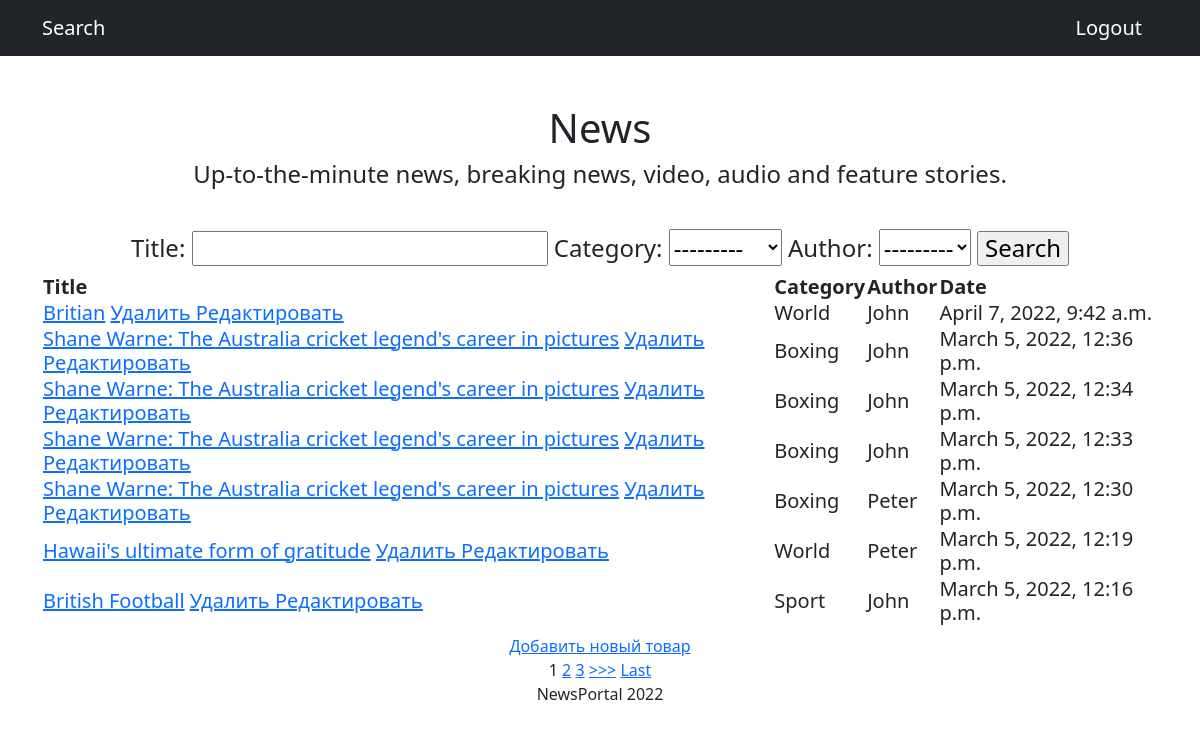
Before: /news/ with the older database file.
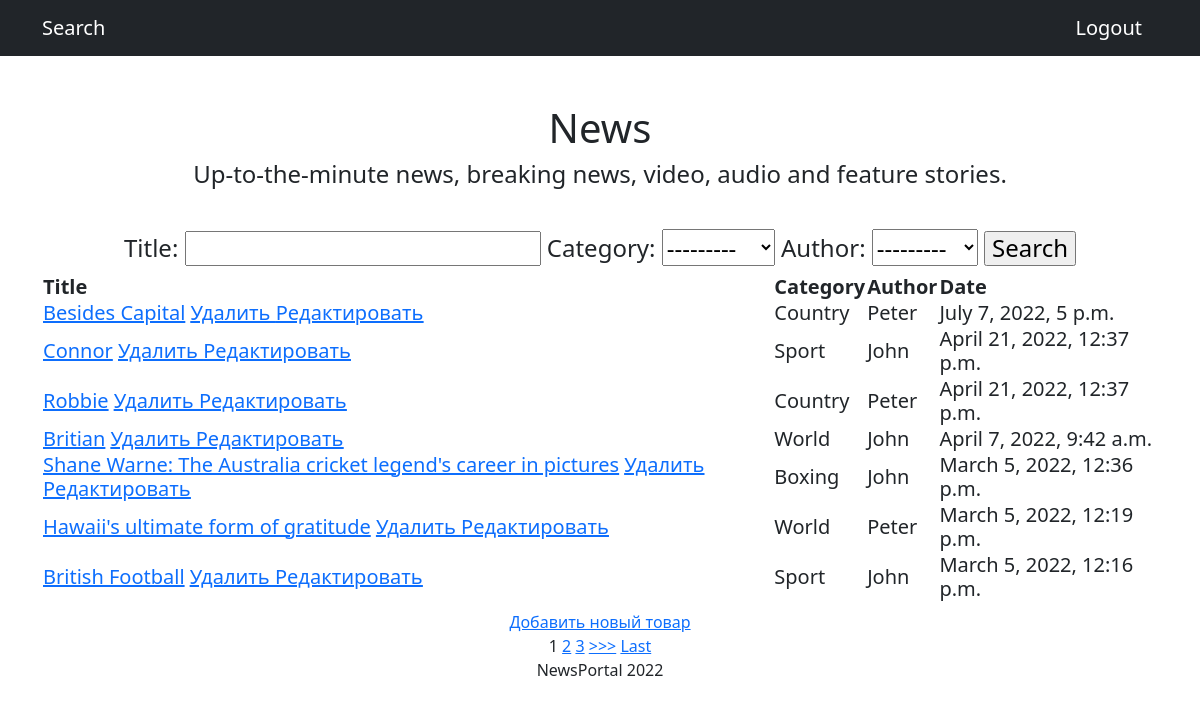
After: the same page with the newer database file.
### news/models.py (models this page shows, shortened)
class New(models.Model):
    title = models.CharField(max_length=64, null=True, blank=True)
    text = models.TextField(max_length=356, null=True, blank=True)
    category = models.ForeignKey('Category', on_delete=models.CASCADE)
    author = models.ForeignKey('Author', on_delete=models.CASCADE)
    date = models.DateTimeField(auto_now_add=True, null=True, blank=True)
    class Meta:
        ordering = ['-date']

class Category(models.Model):
    name = models.CharField(max_length=200, null=True, blank=True)
    class Meta:
        verbose_name = 'Category'
        verbose_name_plural = 'Categories'
    def __str__(self):
        return f'{self.name}'

class Author(models.Model):
    name = models.CharField(max_length=200, null=True, blank=True)
    def __str__(self):
        return f'{self.name}'

### news/views.py (the view, shortened to what this page needs)
# urls.py: path('', News.as_view(), name='news_list'),
class News(ListView):
    model = New
    template_name = 'news/news_list.html'
    context_object_name = 'news_list'
    ordering = ['-date']
    paginate_by = 3
    def get_context_data(self, **kwargs):
        context = super().get_context_data(**kwargs)
        context['filter'] = NewsFilter(self.request.GET, queryset=self.get_queryset())
        return context

### news/templates/news/news_list.html (shortened to what this page needs)
{% extends 'news/default.html' %}
{% load static %}
{% block title %} News {% endblock title %}
{% block content %}
<form method="GET">
    {{ filter.form }}
    <input type="submit" value="Search">
</form>
<h5>
    <table>
        <thead>
        <tr>
            <th>Title</th>
            <th>Category</th>
            <th>Author</th>
            <th>Date</th>
        </tr>
        </thead>
        {% for new in filter.qs %}
        <tbody>
        <tr>
        <tr>
            <td>
                <a href="{% url 'news' new.id %}">{{ new.title }}</a>
                <a href="{% url 'delete' new.id %}"><u> Удалить </u></a>
                <a href="{% url 'update' new.id %}"><u> Редактировать </u></a>
            </td>
            <td>{{ new.category.name }}</td>
            <td>{{ new.author }}</td>
            <td>{{ new.date }}</td>
        </tr>
        </tbody>
        {% endfor %}
    </table>
</h5>
<a href="{% url 'create' %}">Добавить новый товар</a> <br>
{% if is_paginated %}
{% for num in page_obj.paginator.page_range %}
{% if page_obj.number == num %}
<a>{{ num }}</a>
{% elif num > page_obj.number|add:'-3' and num < page_obj.number|add:'3' %}
<a href="?page={{ num }}">{{ num }}</a>
{% endif %}
{% endfor %}
{% if page_obj.has_next %}
<a href="?page={{ page_obj.next_page_number }}">>>></a>
<a href="?page={{ page_obj.paginator.num_pages }}">Last</a>
{% endif %}
{% endif %}
{% endblock content %}

### news/templates/news/default.html (shortened to what this page needs)
<!DOCTYPE html>
<html lang="en">
<head>
    {% load static %}
    <link href="{% static 'css/styles.css' %}" rel="stylesheet"/>
</head>
<body>
<nav class="navbar navbar-expand-lg navbar-dark bg-dark">
    <div class="container">
        <a class="navbar-brand" href="/news/">Search</a>
        <a class="navbar-brand" href="/sign/logout/">Logout</a>
    </div>
</nav>
<div class="container">
    <div class="text-center mt-5">
        <center>
            <h1>
                {% block title %}
                {% endblock %}
            </h1>
        </center>
        <h4>Up-to-the-minute news, breaking news, video, audio and feature stories.</h4>
        <h4><p class="Main link"><a class="nav-link" ></a>
        </p>
        </h4>
        <center>
            <h4>
                {% block content %}
                {% endblock %}
            </h4>
        </center>
        <div class="footer">
            <footer>
                <p>NewsPortal 2022</p>
            </footer>
        </div>
    </div>
</div>
</body>
</html>

Changed rows visible on the page:
removed New: title "Shane Warne: The Australia cricket legend's career in pictures", category.name "Boxing", author "John", date "March 5, 2022, 12:34 p.m."
removed New: title "Shane Warne: The Australia cricket legend's career in pictures", category.name "Boxing", author "John", date "March 5, 2022, 12:33 p.m."
removed New: title "Shane Warne: The Australia cricket legend's career in pictures", category.name "Boxing", author "Peter", date "March 5, 2022, 12:30 p.m."
added New: title "Besides Capital", category.name "Country", author "Peter", date "July 7, 2022, 5 p.m."
added New: title "Connor", category.name "Sport", author "John", date "April 21, 2022, 12:37 p.m."
added New: title "Robbie", category.name "Country", author "Peter", date "April 21, 2022, 12:37 p.m."
